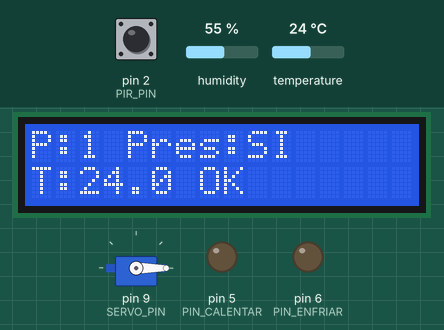
Bench run of a sketch on a simulated Arduino Uno, built with avr-gcc and run on an emulated ATmega328P. On the bench: 16×2 character LCD, servo, output pins drawn as LEDs (lit = HIGH). The inputs (shaded band) are chosen by the test bench; at power-on: temperature 24 °C, pin 2 (PIR_PIN) HIGH, humidity 55 %. What the sketch prints to the serial monitor is not drawn.

Above: at 3.2 s.
3.3 s: temperature set to 23.5 °C
At 5.9 s:
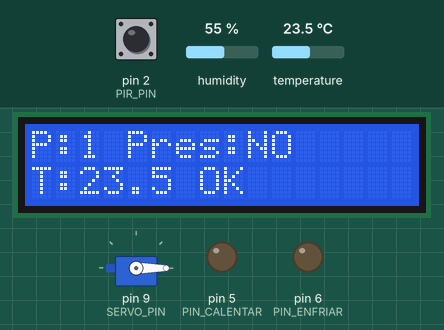
6.8 s: temperature set to 22.4 °C
At 9.7 s:
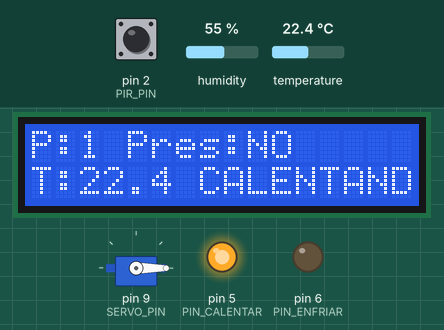
10.0 s: temperature set to 28 °C
At 11.9 s:
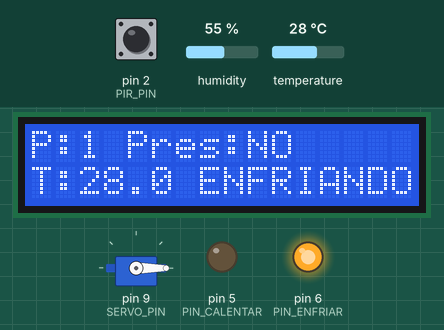
12.2 s: pin 2 (PIR_PIN) pulsed LOW 2 times (0.12 s each, 0.3 s apart)
At 13.7 s:
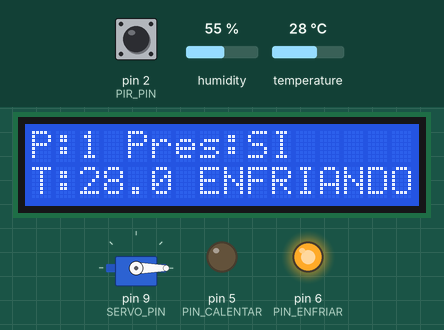
Timing chart, 0 to 15.2 s (numbered marks = the images above; inputs shaded):
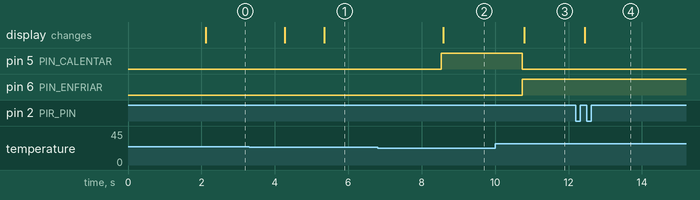

Measured:
- the behaviour switches between 23.1 and 23 °C on temperature (found by bisection; images 1 and 2)
- after the input at 3.3 s, the display: first changes after 0.97 s (image 1 shows a later state)
- after the input at 6.8 s, pin 5 (PIN_CALENTAR): LOW → HIGH after 1.7 s; the display: changes after 1.8 s (image 2)
- after the input at 10.0 s, pin 5 (PIN_CALENTAR): HIGH → LOW after 0.74 s; pin 6 (PIN_ENFRIAR): LOW → HIGH after 0.74 s; the display: changes after 0.79 s (image 3)
- after the input at 12.2 s, the display: changes after 0.24 s (image 4)

The sketch:

Ascensor.ino
```cpp
#include <Wire.h>
#include <LiquidCrystal_I2C.h>
#include <DHT.h>
#include <Servo.h>
#include <IRremote.h>

//Definición de pines
#define PIR_PIN 2 //Pin de interrupción para el sensor de presencia
#define DHTPIN 4 //Pin para el sensor DHT22
#define DHTTYPE DHT22
#define PIN_CALENTAR 5 //LED Rojo (Válvula de calor)
#define PIN_ENFRIAR 6 //LED Azul (Válvula de frío)
#define SERVO_PIN 9 //Pin PWM para el Servomotor
#define IR_RECEIVE_PIN 11 //Pin para el receptor Infrarrojo

//Inicializamos sensor, pantalla y servo
DHT dht(DHTPIN, DHTTYPE);
LiquidCrystal_I2C lcd(0x27, 16, 2);
Servo ascensorServo;

//Declaramos variables del ascensor
int PlantaActual = 1;
int PlantaDestino = 1;
//Ángulos para las plantas 1, 2, 3, 4 y 5
int AngulosPlanta[5] = {0, 45, 90, 135, 180};

//Variables para detectar si hay una presencia
volatile bool PresenciaDetectada = false; //volatile permite que no se mantenga el valor booleano
unsigned long TiempoUltimaPresencia = 0;

//Variables para la temperatura
float TempDeseada = 25.0; // Baremo
float Margen = 2.0;

void setup() {
  Serial.begin(9600);

  // Inicialización de componentes
  dht.begin();
  lcd.init();
  lcd.backlight();
  ascensorServo.attach(SERVO_PIN);
  IrReceiver.begin(IR_RECEIVE_PIN, ENABLE_LED_FEEDBACK); // Inicia el receptor IR

  //Configuración de pines de temperatura
  pinMode(PIN_CALENTAR, OUTPUT);
  pinMode(PIN_ENFRIAR, OUTPUT);

  //Configuración de la interrupción para el sensor de presencia
  pinMode(PIR_PIN, INPUT);
  attachInterrupt(digitalPinToInterrupt(PIR_PIN), isr_Presencia, RISING);

  //Posición inicial del ascensor
  ascensorServo.write(AngulosPlanta[0]);

  lcd.setCursor(0, 0);
  lcd.print("Ascensor ACME");
  delay(2000);
  lcd.clear();
}

void loop() {
  if (IrReceiver.decode()) {
    int comando = IrReceiver.decodedIRData.command;
    //Códigos estándar del mando de Wokwi para los botones 1 al 5
    if (comando == 48) PlantaDestino = 1;
    else if (comando == 24) PlantaDestino = 2;
    else if (comando == 122) PlantaDestino = 3;
    else if (comando == 16) PlantaDestino = 4;
    else if (comando == 56) PlantaDestino = 5;

    IrReceiver.resume();
  }

  if (PlantaActual != PlantaDestino) {
    //Movemos el servo al ángulo correspondiente a la planta (índice es planta - 1)
    ascensorServo.write(AngulosPlanta[PlantaDestino - 1]);
    PlantaActual = PlantaDestino;
  }

  float Temperatura = dht.readTemperature();
  float Humedad = dht.readHumidity();

  float LimMaxControl = TempDeseada + Margen; // 27.0 C
  float LimMinControl = TempDeseada - Margen; // 23.0 C
  String EstadoClima = "OFF";

  if (Temperatura >= LimMaxControl) {
    digitalWrite(PIN_ENFRIAR, HIGH);
    digitalWrite(PIN_CALENTAR, LOW);
    EstadoClima = "ENFRIANDO";
  }
  else if (Temperatura <= LimMinControl) {
    digitalWrite(PIN_CALENTAR, HIGH);
    digitalWrite(PIN_ENFRIAR, LOW);
    EstadoClima = "CALENTANDO";
  }
  else {
    //Dentro de la zona de comfort (23ºC - 27ºC)
    digitalWrite(PIN_CALENTAR, LOW);
    digitalWrite(PIN_ENFRIAR, LOW);
    EstadoClima = "OK";
  }

  String EstadoPresencia = "NO";
  //Si la interrupción saltó, actualizamos el temporizador
  if (PresenciaDetectada) {
    TiempoUltimaPresencia = millis();
    PresenciaDetectada = false; // Reseteamos la bandera
  }
  //Mantenemos el estado de presencia activo durante 5 segundos desde el último movimiento
  if (millis() - TiempoUltimaPresencia < 5000) {
    EstadoPresencia = "SI";
  }

  actualizarLCD(PlantaActual, Temperatura, EstadoClima, EstadoPresencia);

  Serial.print("Planta: "); Serial.print(PlantaActual);
  Serial.print(" | Presencia: "); Serial.print(EstadoPresencia);
  Serial.print(" | Temp: "); Serial.print(Temperatura); Serial.print(" C");
  Serial.print(" | Hum: "); Serial.print(Humedad); Serial.print(" %");
  Serial.print(" | Clima: "); Serial.println(EstadoClima);

  delay(500);
}

//INTERRUPCIÓN
void isr_Presencia() {
  PresenciaDetectada = true;
}

//Actualización de la pantalla
void actualizarLCD(int Planta, float Temp, String Clima, String Presencia) {
  lcd.setCursor(0, 0);
  lcd.print("P:"); lcd.print(Planta);
  lcd.print(" Pres:"); lcd.print(Presencia); lcd.print("   ");

  lcd.setCursor(0, 1);
  lcd.print("T:"); lcd.print(Temp, 1);
  lcd.print(" "); lcd.print(Clima);
  lcd.print("        ");
}
```
